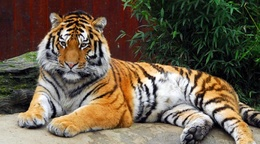
%> input picture bildat_lab3/bildat_lab3/tiger1.jpg, 260 x 144 px, shrunk from 616 x 340 before the run
$ octave kmeans_example.m   (GNU Octave 9; MATLAB toolbox functions it lacks are replaced by stand-ins)
%> lines starting %> are read from the running program, lines starting %| are printed output that depends on the picture; in (x1, y1, x2, y2) boxes, pixels count from 0 and x2, y2 are one past the last pixel; in counts of white or black regions, pixels touching at a corner belong together; the program's own positions count from 1
### bildat_lab3/bildat_lab3/kmeans_segm.m
function [segmentation, centers] = kmeans_segm(image, K, L, seed)
%Input:
%K: Number of cluster centers
%L: Number of iterations
%seed: initializing randomization
%Output:
%sementation: with a colour index per pixel
%centers: centers of all clusters in 3D colour space

image=im2double(image);
if length(size(image)) == 3
    [height,width, ~]=size(image);
    shapeImg=reshape(image,width*height,3);
else
    [height]=size(image,1);
    width = 1;
    shapeImg = image;
end


%% Let X be a set of pixels and V be a set of K cluster centers in 3D (R,G,B).
% Randomly initialize the K cluster centers
%centers=[randi([0 255],K,1),randi([0 255],K,1),randi([0 255],K,1)];

%centers=[0 0 0;252 152 2; 255 255 255];
rng(seed);
centers=shapeImg(randi([1 height*width],K,1),:);
% Compute all distances between pixels and cluster centers

distances = pdist2(shapeImg, centers,'euclidean');
segmentation = zeros(1,width*height);
% Iterate L times
for i=1:1:L
    % Assign each pixel to the cluster center for which the distance is minimum
    for row=1:1:width*height
        [~,index]=min(distances(row,:));
        segmentation(1,row)=index;
    end
    % Recompute each cluster center by taking the mean of all pixels assigned to it


    for row=1:1:K
        if sum(segmentation == row)>0
            centers(row,:)=mean(shapeImg(find(segmentation == row),:));
        else
            %avoid NaN
            centers(row,:)=shapeImg(randi([1 height*width],1,1),:);
        end
    end

    % Recompute all distances between pixels and cluster centers
    distances= pdist2(shapeImg, centers,'euclidean');

end
segmentation=reshape(segmentation,height,width);

end

### bildat_lab3/bildat_lab3/mean_segments.m
function Inew = mean_segments(I, segm)

N = max(max(segm));
[h, w, c] = size(I);
Ic = single(reshape(I, [h*w, c]));
sc = reshape(segm, [h*w,1]);
cols = zeros(N, c);
nums = zeros(N, 1);
for i=1:h*w
    s = sc(i);
    cols(s,:) = cols(s,:) + Ic(i,:);
    nums(s) = nums(s) + 1;
end
cols = bsxfun(@rdivide, cols, nums);
Inew = uint8(reshape(cols(sc,:), [h,w,c]));

### bildat_lab3/bildat_lab3/overlay_bounds.m
function imout = overlap_bounds(im, segm)
[h,w] = size(segm);
imcut = segm(2:h-1,2:w-1);
diff = [ ones(1,w) ; ones(h-2,1), ((imcut==segm(3:h,2:w-1)) & (imcut==segm(2:h-1,3:w)) & (imcut==segm(1:h-2,2:w-1)) & (imcut==segm(2:h-1,1:w-2))), ones(h-2,1); ones(1,w) ];
mask = repmat(uint8(diff), [1,1,3]);
imout = (im .* mask);
imout(:,:,1) = imout(:,:,1) + (1 - mask(:,:,1))*255;

### bildat_lab3/bildat_lab3/kmeans_example.m
K = 15;               % number of clusters used
L = 20;              % number of iterations
seed = 14;           % seed used for random initialization
scale_factor = 1.0;  % image downscale factor
image_sigma = 2.0;   % image preblurring scale

I = imread('tiger1.jpg');
%> I is the input picture: size 144x260x3 uint8; mean R, G, B 106, 92.5, 74.5
I = imresize(I, scale_factor);
Iback = I;
d = 2*ceil(image_sigma*2) + 1;
h = fspecial('gaussian', [d d], image_sigma);
I = imfilter(I, h);
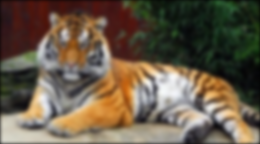
%> I: size 144x260x3 uint8; mean R, G, B 104.5, 91.1, 73.3

tic
[ segm, centers ] = kmeans_segm(I, K, L, seed);
%> after the loop in kmeans_segm, `for i=1:1:L`: centers = 15 rows, first 12: [0.608 0.402 0.197; 0.702 0.677 0.633; 0.895 0.891 0.888; 0.0592 0.0806 0.0609; 0.383 0.33 0.279; 0.54 0.511 0.467; 0.806 0.78 0.734; 0.161 0.208 0.139; 0.847 0.694 0.473; 0.623 0.599 0.559; 0.454 0.423 0.381; 0.0963 0.146 0.0955]
%> in kmeans_segm, `segmentation=reshape(segmentation,height,width);`:
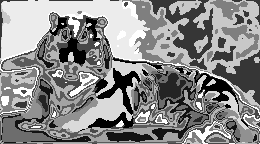
%> segmentation: size 144x260 double; min 1, max 15, mean 8.64; drawn with min black and max white
centers
toc
Inew = mean_segments(Iback, segm);
%> in mean_segments, `N = max(max(segm));`: N = 15
%> the loop in mean_segments, `for i=1:h*w` made 37440 passes
%> s on passes 1 to 3: 4, 4, 4
%> after the loop in mean_segments, `for i=1:h*w`: cols = 15 rows, first 12: [360662 231044 104783; 406984 394311 371655; 148370 148543 148608; 50843 65767 50875; 194735 166177 139750; 355702 339177 310584; 381622 371346 351116; 124091 166695 109432; 262307 214598 143931; 390527 376700 352885; 293053 274639 246982; 105832 163870 106075]; nums = [2381; 2138; 630; 3495; 2224; 2477; 1778; 3028; 1148; 2323; 2569; 4385; 2295; 4430; 2139]
%> in mean_segments, `cols = bsxfun(@rdivide, cols, nums);`: cols = 15 rows, first 12: [151.5 97.04 44.01; 190.4 184.4 173.8; 235.5 235.8 235.9; 14.55 18.82 14.56; 87.56 74.72 62.84; 143.6 136.9 125.4; 214.6 208.9 197.5; 40.98 55.05 36.14; 228.5 186.9 125.4; 168.1 162.2 151.9; 114.1 106.9 96.14; 24.14 37.37 24.19]
%> in mean_segments, `Inew = uint8(reshape(cols(sc,:), [h,w,c]));`:
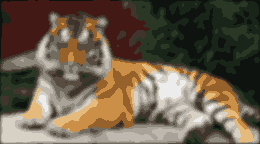
%> Inew: size 144x260x3 uint8; mean R, G, B 106.1, 92.5, 74.5
I = overlay_bounds(Iback, segm);
%> in overlap_bounds, `imcut = segm(2:h-1,2:w-1);`:
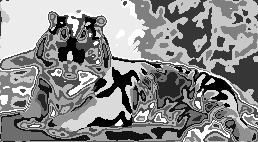
%> imcut: size 142x258 double; min 1, max 15, mean 8.66; drawn with min black and max white
%> in overlap_bounds, `diff = [ ones(1,w) ; ones(h-2,1), ((imcut==segm(3:h,2:w-1)) & (imcut==..`:
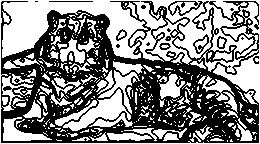
%> diff: size 144x260 double; values 0 (black) and 1 (white), 52.3% white; 16 black regions (9 under 20 px), largest, box (x1, y1, x2, y2) and area: (1, 1, 259, 143) 17448, (193, 34, 209, 54) 100, (217, 36, 227, 49) 60
%> in overlap_bounds, `imout = (im .* mask);`:
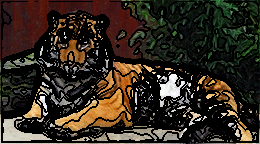
%> imout: size 144x260x3 uint8; mean R, G, B 50.7, 42, 31.5
%> in overlap_bounds, `imout(:,:,1) = imout(:,:,1) + (1 - mask(:,:,1))*255;`:
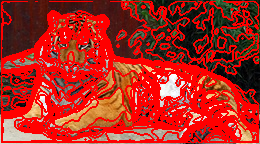
%> imout: size 144x260x3 uint8; mean R, G, B 172.3, 42, 31.5
% [5 lines of commented-out code are left out]

$ run again, with bildat_lab3/bildat_lab3/tiger2.jpg copied over bildat_lab3/bildat_lab3/tiger1.jpg
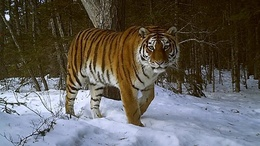
%> input picture bildat_lab3/bildat_lab3/tiger2.jpg, 260 x 146 px, shrunk from 640 x 360 before the run
%> I is the input picture: size 146x260x3 uint8; mean R, G, B 97.4, 93.3, 88.2
%> after the loop in kmeans_segm, `for i=1:1:L`: centers = 15 rows, first 12: [0.773 0.806 0.892; 0.471 0.482 0.496; 0.241 0.197 0.11; 0.283 0.25 0.192; 0.474 0.379 0.229; 0.397 0.268 0.102; 0.502 0.551 0.649; 0.337 0.322 0.293; 0.584 0.577 0.556; 0.582 0.628 0.731; 0.399 0.402 0.4; 0.126 0.0801 0.0184]
%> N = 15
%> the loop in mean_segments, `for i=1:h*w` made 37960 passes
%> s on passes 1 to 3: 12, 12, 12
%> after the loop in mean_segments, `for i=1:h*w`: cols = 15 rows, first 12: [323737 337635 374155; 279891 287562 297430; 206280 167598 92326; 123343 108903 83835; 105564 83386 47524; 244361 162946 58833; 444814 489148 576508; 149138 143236 130790; 134580 133769 130393; 512996 553911 645174; 228881 232068 233713; 92243 58639 13647]; nums = [1608; 2240; 3382; 1707; 856; 2437; 3439; 1748; 853; 3418; 2146; 2665; 2669; 4562; 4230]
%> in mean_segments, `cols = bsxfun(@rdivide, cols, nums);`: cols = 15 rows, first 12: [201.3 210 232.7; 125 128.4 132.8; 60.99 49.56 27.3; 72.26 63.8 49.11; 123.3 97.41 55.52; 100.3 66.86 24.14; 129.3 142.2 167.6; 85.32 81.94 74.82; 157.8 156.8 152.9; 150.1 162.1 188.8; 106.7 108.1 108.9; 34.61 22 5.12]
%> in overlap_bounds, `diff = [ ones(1,w) ; ones(h-2,1), ((imcut==segm(3:h,2:w-1)) & (imcut==..`:
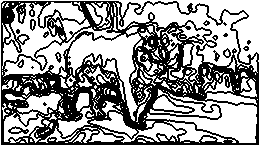
%> diff: size 146x260 double; values 0 (black) and 1 (white), 58.9% white; 17 black regions (6 under 20 px), largest, box (x1, y1, x2, y2) and area: (1, 1, 259, 145) 15170, (8, 126, 29, 134) 78, (30, 19, 36, 31) 44
%> in overlap_bounds, `imout(:,:,1) = imout(:,:,1) + (1 - mask(:,:,1))*255;`:
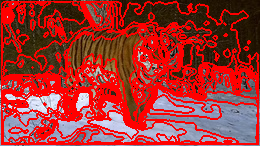
%> imout: size 146x260x3 uint8; mean R, G, B 160.5, 52.8, 49.3
